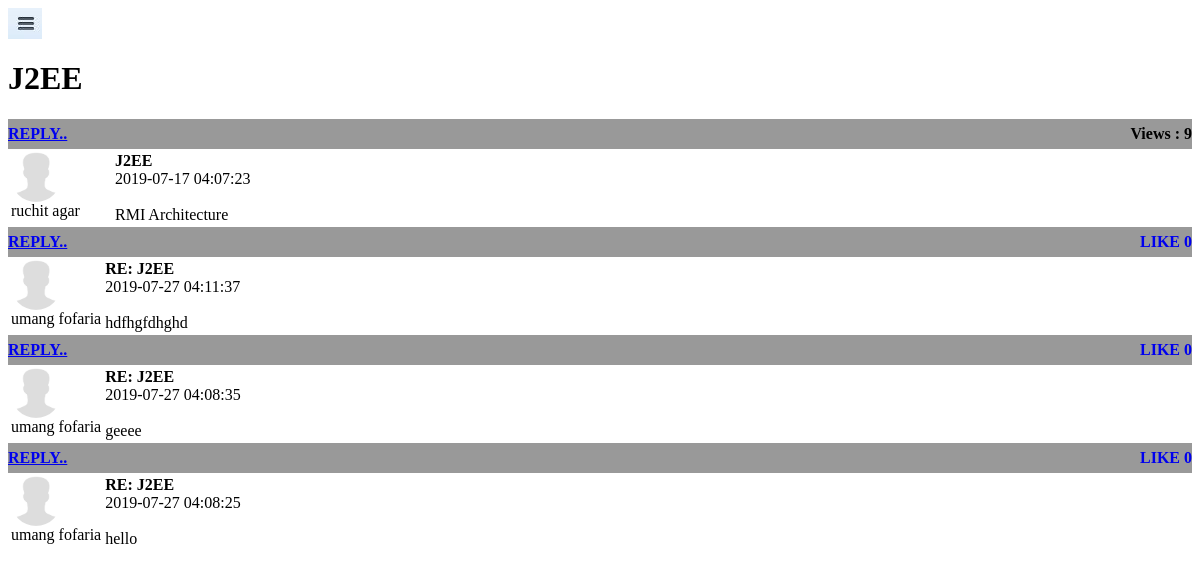
Page /admin/questionview.php?qid=5 on the committed database.
### tables this page shows
CREATE TABLE IF NOT EXISTS `question` (
  `question_id` int(11) NOT NULL AUTO_INCREMENT,
  `heading` varchar(50) NOT NULL,
  `question_detail` varchar(20000) NOT NULL,
  `datetime` datetime NOT NULL,
  `user_id` int(11) NOT NULL,
  `subtopic_id` int(11) NOT NULL,
  `views` int(11) NOT NULL,
  PRIMARY KEY (`question_id`)
);

CREATE TABLE IF NOT EXISTS `users` (
  `user_id` int(100) NOT NULL,
  `name` varchar(25) NOT NULL,
  `surname` varchar(25) NOT NULL,
  `username` varchar(25) NOT NULL,
  `password` varchar(25) NOT NULL,
  `email` varchar(40) NOT NULL,
  `enroll` varchar(15) NOT NULL,
  `address` varchar(100) NOT NULL,
  `mobile` varchar(15) NOT NULL,
  `ac_type` varchar(10) NOT NULL,
  `user_status` int(11) NOT NULL
);

CREATE TABLE IF NOT EXISTS `answer` (
  `answer_id` int(11) NOT NULL,
  `replied` int(11) NOT NULL,
  `question_id` varchar(50) NOT NULL,
  `answer_detail` varchar(2000) NOT NULL,
  `datetime` timestamp NOT NULL DEFAULT CURRENT_TIMESTAMP ON UPDATE CURRENT_TIMESTAMP,
  `user_id` int(11) NOT NULL,
  `likes` int(20) NOT NULL
);

### admin/utility.php (called while the page is built, shortened)
<?php
	function ExecuteQuery($SQL)
	{
		$row=mysql_query($SQL);
		return $row;
	}

### admin/questionview.php (the view, shortened to what this page needs)
<?php
	include("utility.php");
	$str="SELECT * from question,users where users.user_id=question.user_id AND question_id=$_GET[qid]";
	$result=ExecuteQuery($str);
	$no_row=mysql_num_rows($result);
	$head="";
	if($no_row>0)
	{
		while($row=mysql_fetch_array($result))
		{
			$head=$row[heading];
			echo "<h1>";
			echo $head;
			echo "</h1>";
			echo "<span style'display:block; height:30px; background-color:#999999; font-weight:bold; line-height:30px; width:auto;'>";
			echo "<span style='display:block; height:30px; background-color:#999999; font-weight:bold; line-height:30px;'><a href='answer.php?qid=$row[question_id]'>REPLY..</a><div class='view' style='display:inline; float:right'>Views : $row[views]</div></span>";
			echo "<table>";
			echo "<tr><td valign=top width=100px;><img src='../Images/1.png' alt='user_photo' class='uimg' style='border-radius:50%; vertical-align:50%; width:50px; height:50px;' /><br>
				$row[name]&nbsp;$row[surname]</td>
				<td valign=top><b>$head</b><br>
				$row[datetime]<br><br>
				$row[question_detail]</td></tr>";
			echo "</table></span><div class=h10></div>";
		}
	}
?>
<?php
	$sql="SELECT * FROM answer,users where question_id=$_GET[qid] and answer.user_id=users.user_id ORDER BY datetime desc";
	$result1=ExecuteQuery($sql);
	$no_row1=mysql_num_rows($result1);
	if($no_row1>0)
	{
		while($row1=mysql_fetch_array($result1))
		{
			echo "<span style'display:block; height:30px; background-color:#999999; font-weight:bold; line-height:30px; width:auto;'>";
			echo "<span style='display:block; height:30px; background-color:#999999; font-weight:bold; line-height:30px;'><a href='answer.php?qid=$_GET[qid]'>REPLY..</a><a href='like.php?qid=$row1[answer_id]' class='view2' onclick='myfunction(this)'><div class='like' style='display:inline; float:right'>LIKE $row1[likes]</div></a></span>";
			echo "<table>";
			echo "<tr><td valign=top><img src='../Images/1.png' alt='user_photo' class='uimg' style='border-radius:50%; vertical-align:50%; width:50px; height:50px;' /><br />
			$row1[name] $row1[surname]<td valign=top><b>RE: $head</b><br />$row1[datetime]<br><br>$row1[answer_detail]</tr>";
			echo "</table></span><div class=h10></div>";
		}
	}
?>

### rows in the picture
question: heading "J2EE", views "9", user.name "ruchit", user.surname "agar", datetime "2019-07-17 04:07:23", question_detail "RMI Architecture"
answer: likes "0", user.name "umang", user.surname "fofaria", question.heading "J2EE", datetime "2019-07-27 04:11:37", answer_detail "hdfhgfdhghd"
answer: likes "0", user.name "umang", user.surname "fofaria", question.heading "J2EE", datetime "2019-07-27 04:08:35", answer_detail "geeee"
answer: likes "0", user.name "umang", user.surname "fofaria", question.heading "J2EE", datetime "2019-07-27 04:08:25", answer_detail "hello"
